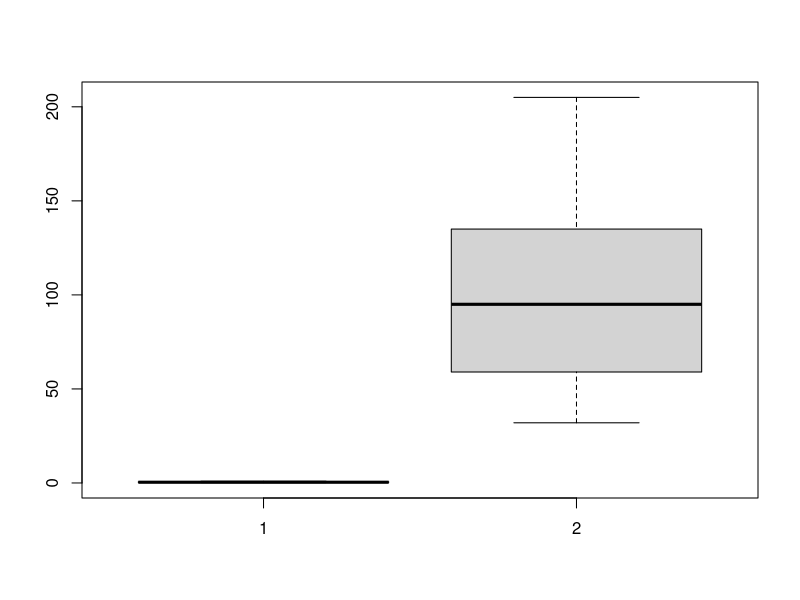
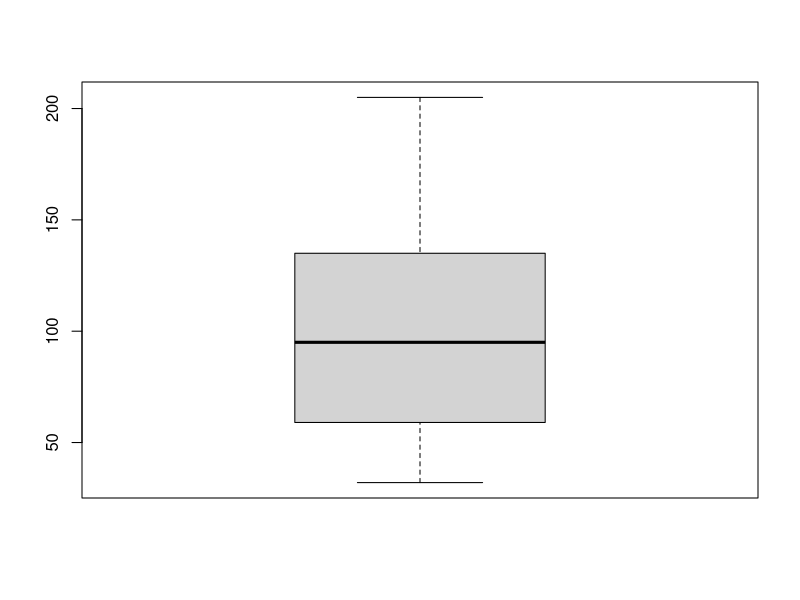
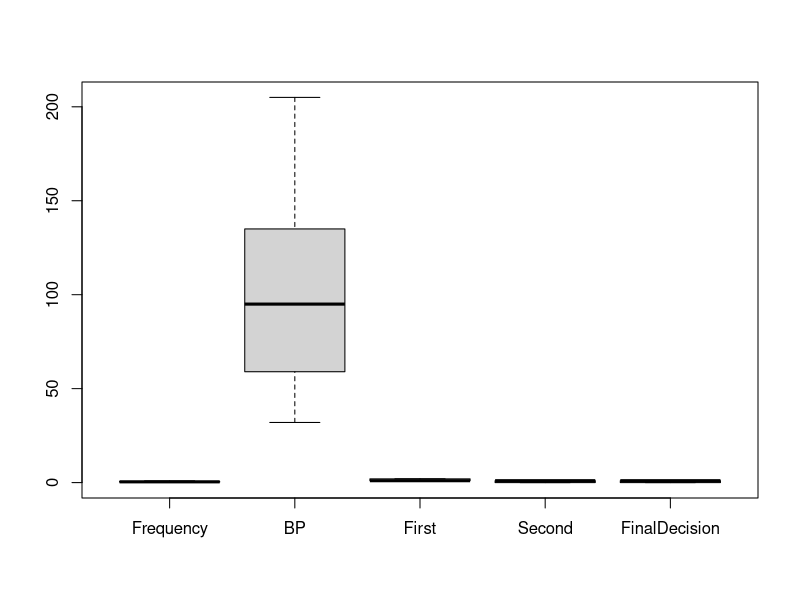
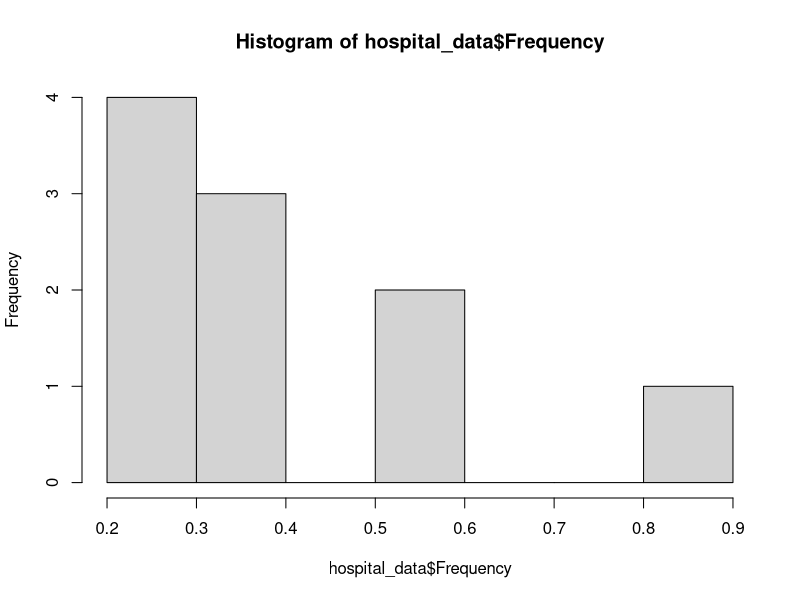

R code for these plots, in order:
#Creating the dataset

Frequency <- c(0.6, 0.3, 0.4, 0.4, 0.2, 0.6, 0.3, 0.4, 0.9, 0.2)
BP <- c(103, 87, 32, 42, 59, 109, 78, 205, 135, 176)
First <- c(1, 1, 1, 1, 2, 2, 2, 2, NA, 1)
Second <- c(0, 0, 1, 1, 0, 0, 1, 1, 1, 1)
FinalDecision <- c(0, 1, 0, 1, 0, 1, 0, 1, 1, 1)

hospital_data <- data.frame(Frequency, BP, First, Second, FinalDecision)

#Creating a boxplot and histogram from the hospital data
boxplot(hospital_data$Frequency, hospital_data$BP)
boxplot(BP)
boxplot(hospital_data)

hist(hospital_data$Frequency)

#Mean of the Final Decision Ratings
 mean(hospital_data$FinalDecision)
 
 